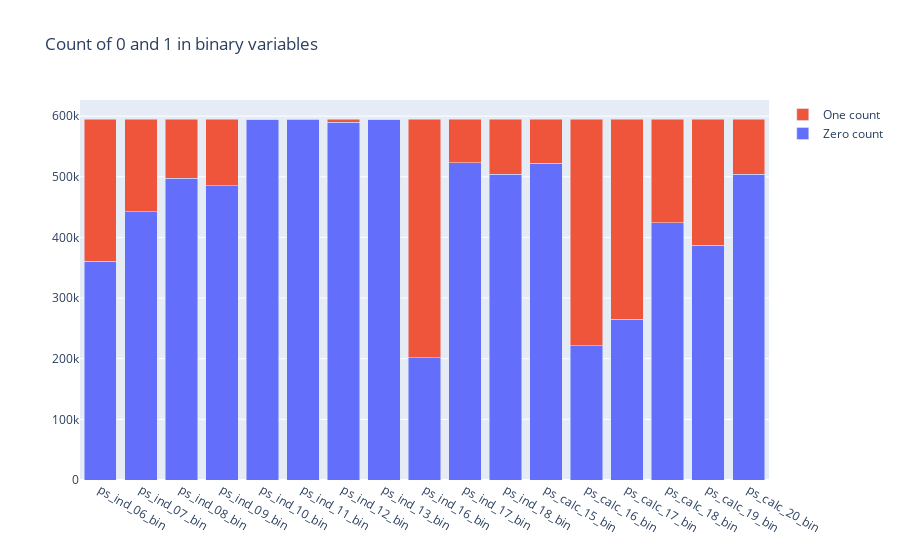

Notebook code cell kept with this figure:
### Code cell
trace1 = go.Bar(
    x=bin_col, 
    y=zero_list, 
    name='Zero count'
)

trace2 = go.Bar(
    x=bin_col, 
    y=one_list, 
    name='One count'
)

data = [trace1, trace2]
layout = go.Layout(
    barmode='stack', 
    title='Count of 0 and 1 in binary variables'
)

fig = go.Figure(data=data, layout=layout)
py.iplot(fig, filename='stacked-bar')

### Figure 1 — Plotly figure (JSON) as saved in the notebook; plotly's stock layout.template omitted (floating-point values rounded to 4 significant figures)
{"data": [{"y": [360852, 442223, 497644, 484917, 594990, 594205, 589594, 594648, 201882, 523143, 503879, 522342, 221514, 265356, 424278, 387469, 503955], "x": ["ps_ind_06_bin", "ps_ind_07_bin", "ps_ind_08_bin", "ps_ind_09_bin", "ps_ind_10_bin", "ps_ind_11_bin", "ps_ind_12_bin", "ps_ind_13_bin", "ps_ind_16_bin", "ps_ind_17_bin", "ps_ind_18_bin", "ps_calc_15_bin", "ps_calc_16_bin", "ps_calc_17_bin", "ps_calc_18_bin", "ps_calc_19_bin", "ps_calc_20_bin"], "type": "bar", "name": "Zero count"}, {"y": [234360, 152989, 97568, 110295, 222, 1007, 5618, 564, 393330, 72069, 91333, 72870, 373698, 329856, 170934, 207743, 91257], "x": ["ps_ind_06_bin", "ps_ind_07_bin", "ps_ind_08_bin", "ps_ind_09_bin", "ps_ind_10_bin", "ps_ind_11_bin", "ps_ind_12_bin", "ps_ind_13_bin", "ps_ind_16_bin", "ps_ind_17_bin", "ps_ind_18_bin", "ps_calc_15_bin", "ps_calc_16_bin", "ps_calc_17_bin", "ps_calc_18_bin", "ps_calc_19_bin", "ps_calc_20_bin"], "type": "bar", "name": "One count"}], "layout": {"barmode": "stack", "title": {"text": "Count of 0 and 1 in binary variables"}}}
